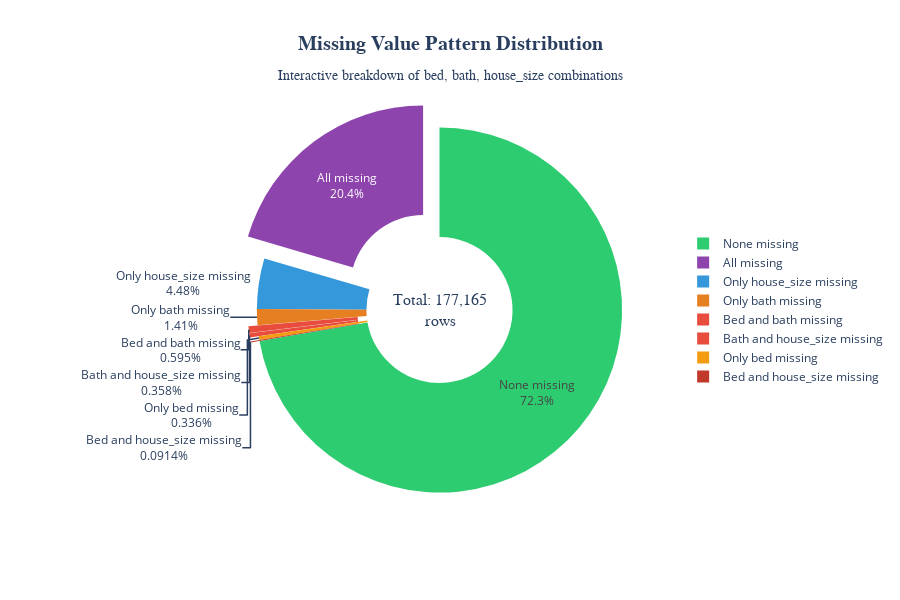

Notebook code for this chart:
### Code cell
# Overlap pie chart

bed_missing = df['bed'].isnull()
bath_missing = df['bath'].isnull()
house_size_missing = df['house_size'].isnull()

combinatinos = {
    'None missing': (~bed_missing & ~bath_missing & ~house_size_missing).sum(),
    'Only bed missing': (bed_missing & ~bath_missing & ~house_size_missing).sum(),
    'Only bath missing': (~bed_missing & bath_missing & ~house_size_missing).sum(),
    'Only house_size missing': (~bed_missing & ~bath_missing & house_size_missing).sum(),
    'Bed and bath missing': (bed_missing & bath_missing & ~house_size_missing).sum(),
    'Bed and house_size missing': (bed_missing & ~bath_missing & house_size_missing).sum(),
    'Bath and house_size missing': (~bed_missing & bath_missing & house_size_missing).sum(),
    'All missing': (bed_missing & bath_missing & house_size_missing).sum()
}   

colors_detailed = ['#2ecc71', '#f39c12', '#e67e22', '#3498db', 
                   '#e74c3c', '#c0392b', '#e74c3c', '#8e44ad']

fig1 = go.Figure(data=[go.Pie( # pie chart
    labels=list(combinatinos.keys()), # labels
    values=list(combinatinos.values()), # values
    marker=dict(colors=colors_detailed), # colors
    textinfo='label+percent', # show label and percent
    textposition='auto', # auto position text
    hole= 0.4, # donut chart
    pull = [0, 0, 0, 0, 0.05, 0.05, 0.05, 0.15] # pull out slices with missing values
)])
fig1.update_layout( # layout
    title={
        'text': '<b>Missing Value Pattern Distribution</b><br>' +
                '<sub>Interactive breakdown of bed, bath, house_size combinations</sub>',
        'x': 0.5,
        'xanchor': 'center',
        'font': {'size': 20, 'family': 'Arial Black'}
    },
    showlegend=True, # show legend
    legend=dict( # position legend outside the pie chart
        orientation="v",
        yanchor="middle",
        y=0.5,
        xanchor="left",
        x=1.05,
        font=dict(size=12)
    ),
    annotations=[dict( # center text
        text=f'Total: {len(df):,}<br>rows',
        x=0.5, y=0.5,
        font=dict(size=16, family='Arial Black'),
        showarrow=False
    )],
    width=900,
    height=600,
    template='plotly_white' # clean white background
)
fig1.show()

### Figure 1 — Plotly figure (JSON) as saved in the notebook; plotly's stock layout.template omitted (floating-point values rounded to 4 significant figures)
{"data": [{"hole": 0.4, "labels": ["None missing", "Only bed missing", "Only bath missing", "Only house_size missing", "Bed and bath missing", "Bed and house_size missing", "Bath and house_size missing", "All missing"], "marker": {"colors": ["#2ecc71", "#f39c12", "#e67e22", "#3498db", "#e74c3c", "#c0392b", "#e74c3c", "#8e44ad"]}, "pull": [0, 0, 0, 0, 0.05, 0.05, 0.05, 0.15], "textinfo": "label+percent", "textposition": "auto", "type": "pie", "values": [128062, 595, 2503, 7939, 1055, 162, 635, 36214]}], "layout": {"annotations": [{"font": {"family": "Arial Black", "size": 16}, "showarrow": false, "text": "Total: 177,165<br>rows", "x": 0.5, "y": 0.5}], "height": 600, "legend": {"font": {"size": 12}, "orientation": "v", "x": 1.05, "xanchor": "left", "y": 0.5, "yanchor": "middle"}, "showlegend": true, "title": {"font": {"family": "Arial Black", "size": 20}, "text": "<b>Missing Value Pattern Distribution</b><br><sub>Interactive breakdown of bed, bath, house_size combinations</sub>", "x": 0.5, "xanchor": "center"}, "width": 900}}
